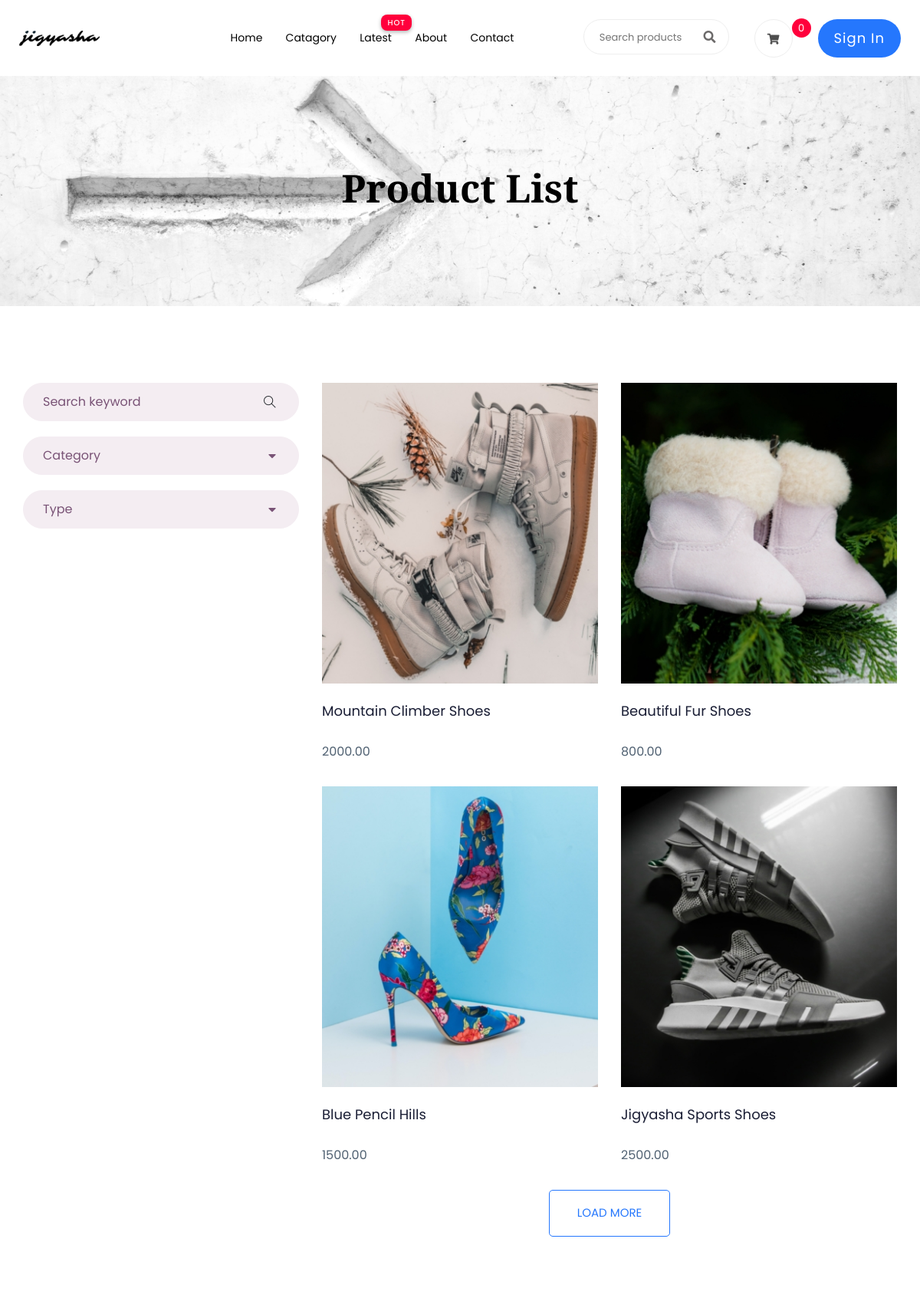
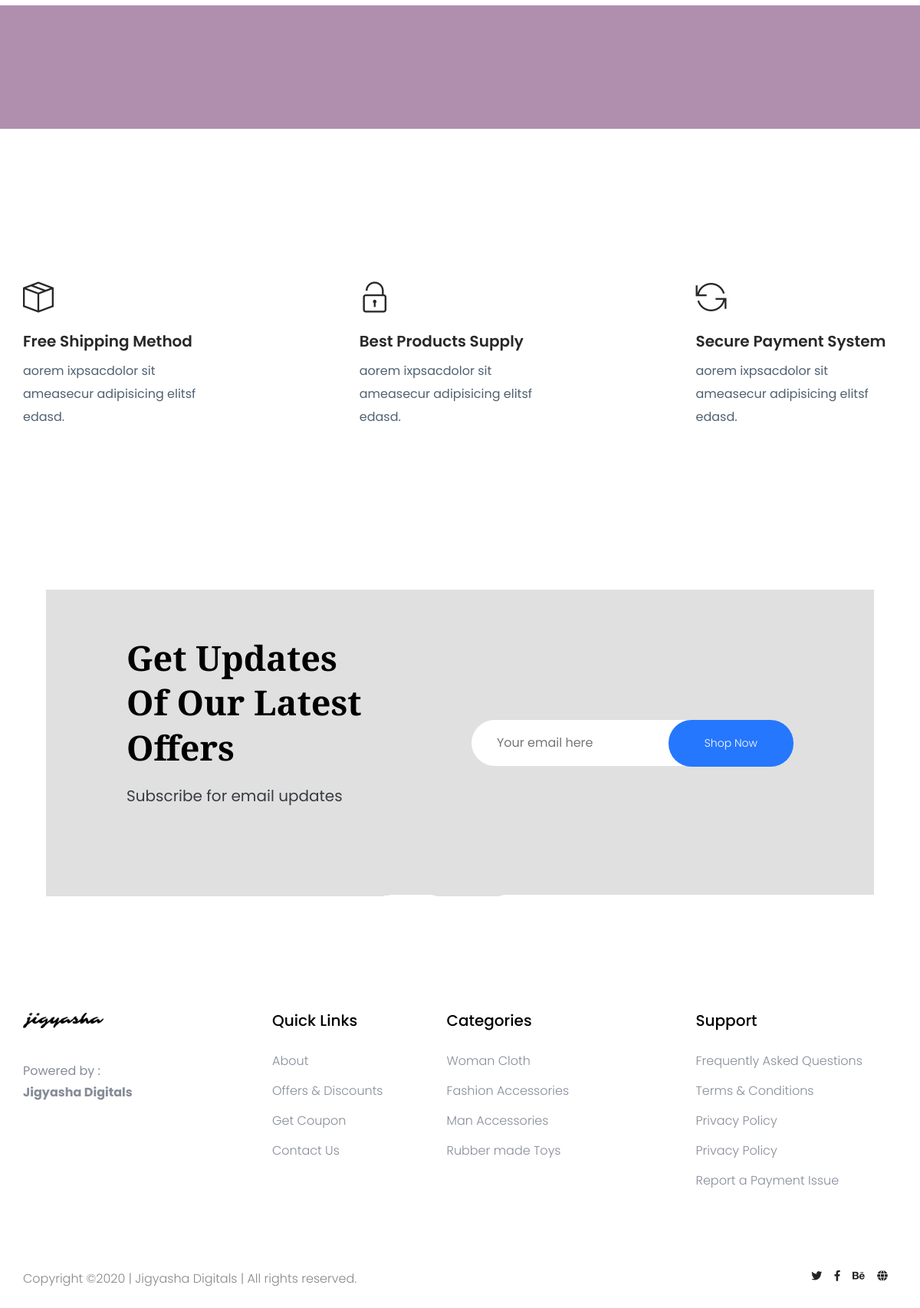
Screenshot of /products/ with the database file from the repository (2 pictures, top to bottom).
### shop/models.py (models this page shows, shortened)
class Product(models.Model):
    title = models.CharField(max_length=50)
    old_price = models.DecimalField(max_digits=10, decimal_places=2)
    new_price = models.DecimalField(max_digits=10, decimal_places=2)
    category = models.CharField(max_length=10, choices=PRODUCT_CHOICES)
    slug = models.SlugField(max_length=75, unique=True)
    description = models.TextField()
    cover_image = models.ImageField(upload_to='products/cover_images')
    image1 = models.ImageField(upload_to='products/images', null=True, blank=True)
    image2 = models.ImageField(upload_to='products/images', null=True, blank=True)
    rating = models.DecimalField(max_digits=2, default=4.5, decimal_places=1)
    ratings_quantity = models.IntegerField(default=0)
    available = models.BooleanField(default=True)
    created_at = models.DateField(default=timezone.now)

### shop/views.py (the view)
# urls.py: path('', views.product, name='product'),
def product(request):
    data = Product.objects.all()
    new = Product.objects.order_by('-created_at')
    featured = Product.objects.all()
    offers = Product.objects.all()
    team = Team.objects.all()
    context = {'data':data, 'new':new, 'featured':featured, 'offers':offers, 'team':team}
    return render(request, 'product_list.html', context)

### templates/product_list.html (shortened to what this page needs)
{% extends 'base.html' %}
{% load static %}
{% block content %}
    <div class="slider-area ">
        <div class="single-slider slider-height2 d-flex align-items-center" data-background="{% static './assets/img/hero/category.jpg' %}">
            <div class="container">
                <div class="row">
                    <div class="col-xl-12">
                        <div class="hero-cap text-center">
                            <h2>product list</h2>
                        </div>
                    </div>
                </div>
            </div>
        </div>
    </div>
    <section class="product_list section_padding">
        <div class="container">
            <div class="row">
                <div class="col-md-4">
                    <div class="product_sidebar">
                        <div class="single_sedebar">
                            <form action="#">
                                <input type="text" name="#" placeholder="Search keyword">
                                <i class="ti-search"></i>
                            </form>
                        </div>
                        <div class="single_sedebar">
                            <div class="select_option">
                                <div class="select_option_list">Category <i class="right fas fa-caret-down"></i> </div>
                            </div>
                        </div>
                        <div class="single_sedebar">
                            <div class="select_option">
                                <div class="select_option_list">Type <i class="right fas fa-caret-down"></i> </div>
                            </div>
                        </div>
                    </div>
                </div>
                <div class="col-md-8">
                    <div class="product_list">
                        <div class="row">
                            {% for product in new %}
                            <div class="col-lg-6 col-sm-6">
                                <div class="single_product_item">
                                    <img src="{{product.cover_image.url}}" alt="" class="img-fluid">
                                    <h3> <a href="{% url 'shop:detail' product.slug %}">{{product.title}}</a> </h3>
                                    <p>{{product.new_price}}</p>
                                </div>
                            </div>
                            {% endfor %}
                        </div>
                        <div class="load_more_btn text-center">
                            <a href="#" class="btn_3">Load More</a>
                        </div>
                    </div>
                </div>
            </div>
        </div>
    </section>
    <section class="client_review">
        <div class="container">
            <div class="row justify-content-center">
                <div class="col-lg-8">
                </div>
            </div>
        </div>
    </section>
{% endblock %}

### rows the page displays
Product: cover_image (picture), title "Mountain Climber Shoes", new_price "2000.00"
Product: cover_image (picture), title "Beautiful Fur Shoes", new_price "800.00"
Product: cover_image (picture), title "Blue Pencil Hills", new_price "1500.00"
Product: cover_image (picture), title "Jigyasha Sports Shoes", new_price "2500.00"
